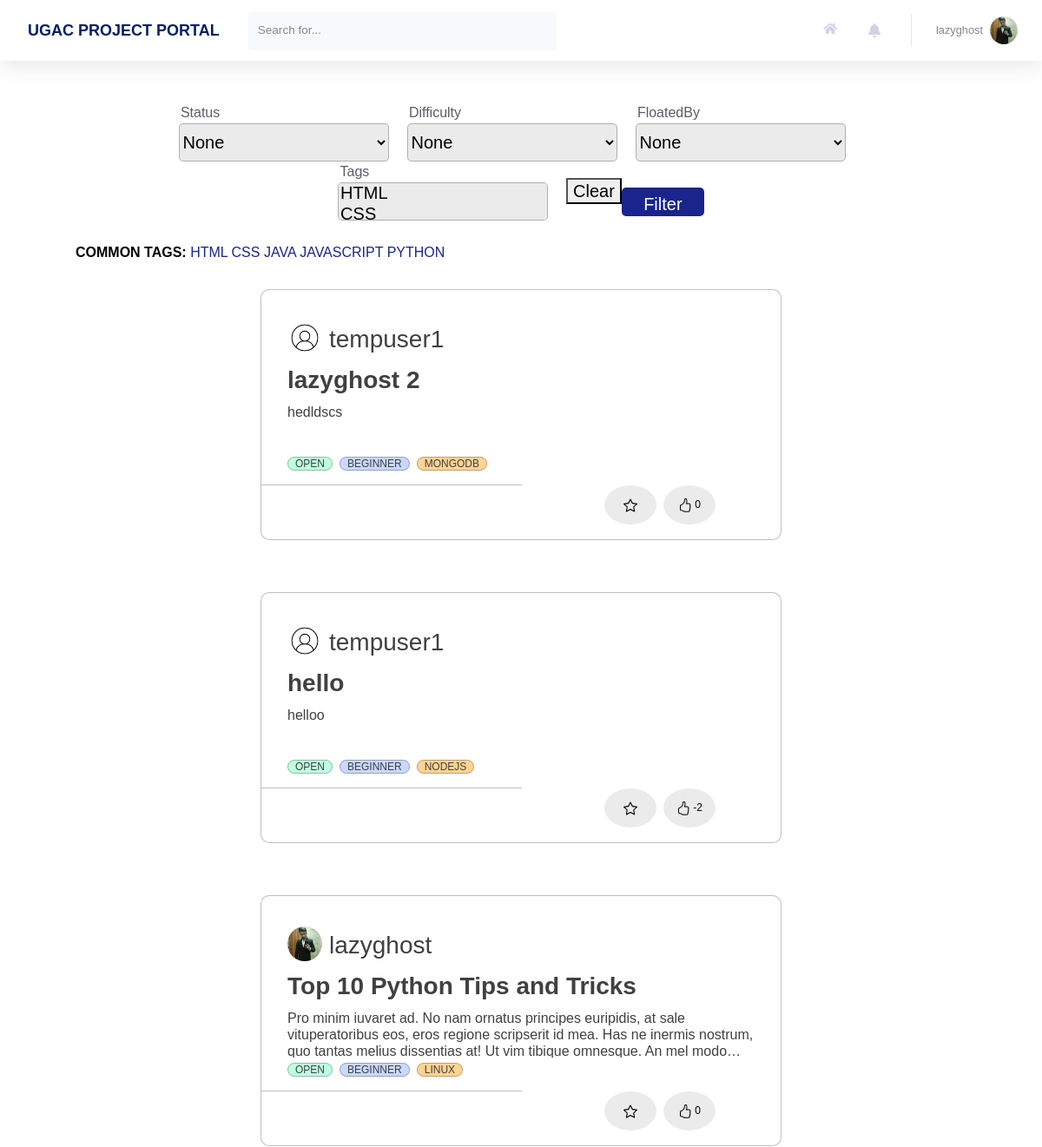
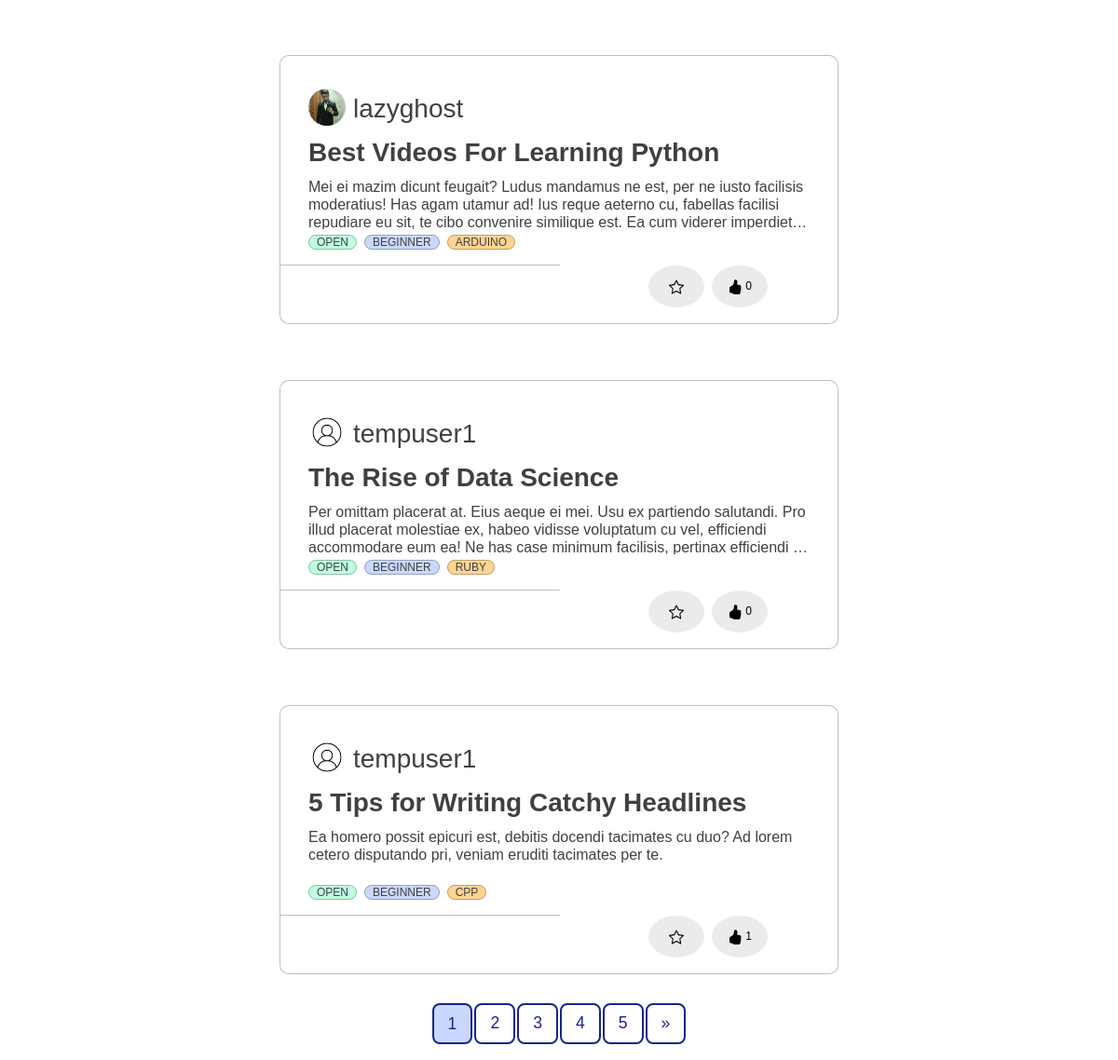
The app's page / (signed in) with its own data (2 pictures, top to bottom).
### users/models.py (models this page shows, shortened)
class Profile(models.Model):
    user = models.OneToOneField(User, on_delete=models.CASCADE)
    image = models.ImageField(default = 'default.jpg', upload_to='profile_pics', blank=True)
    rollno = models.CharField(max_length=10)
    year = models.CharField(max_length=30, choices = YEAR_CHOICES)
    branch = models.CharField(max_length=30, choices = BRANCH_CHOICES)
    techskills = models.TextField()
    starred_projects = models.ManyToManyField(Project, related_name='starred_projects', blank = True)
    liked_projects = models.ManyToManyField(Project, related_name='liked_projects', blank = True)
    cv = models.FileField(blank = True, upload_to='resumes',validators=[FileExtensionValidator(allowed_extensions=['pdf'])])
    linked_in_link = models.CharField(blank=True, max_length=100)
    portfolio_link = models.CharField(blank=True, max_length=100)
    github_link = models.CharField(blank=True, max_length=100)

### home/models.py (models this page shows, shortened)
class Tag(models.Model):
    Title = models.CharField(max_length=20)
    def __str__(self):
        return f"{self.Title}"

class Project(models.Model):
    Title = models.CharField(max_length=100)
    Description = models.TextField()
    FloatedBy = models.ForeignKey(User, on_delete=models.CASCADE,related_name="FloatedBy")
    Mentors = models.ManyToManyField(User,related_name='Mentors')
    Status = models.CharField(max_length=10, choices=STATUS_CHOICES, default='Open')
    OpenedFor = models.CharField(max_length=300)
    Difficulty = models.CharField(max_length=15, choices=DIFFICULTY_CHOICES, default='Beginner')
    PreRequisite = models.TextField()
    Tags = models.ManyToManyField(Tag, related_name='Tags')
    Duration = models.CharField(max_length=30)
    DatePosted = models.DateTimeField(default = timezone.now)
    SelectionCriteria = models.TextField()
    MailNotification = models.CharField(max_length=5, choices=NOTIFICATION_CHOICES,default='On')
    ApplyRequest = models.ManyToManyField(User, related_name='ApplyRequest', blank = True)
    AlreadyApplied = models.ManyToManyField(User, related_name='AlreadyApplied', blank = True)
    Likes = models.IntegerField(default=0)

### home/views.py (the view)
# urls.py: path('',views.main, name = 'home'),
@login_required
def main(request):
    all_projects = Project.objects.all().order_by('-DatePosted')
    projects = get_filtered_projects(request, all_projects)
    if request.method == "POST" and request.POST['search']!="":
        projects = get_searched_projects(request)
    projects = get_paginated_projects(request, projects)
    projects_id = get_user_projects_id(request.user)
    common_tags = get_most_common_tags(5)
    context = {
        'title': 'Home',
        'users':User.objects.all(),
        'tags': Tag.objects.all(),
        'users_html':serialize("json", User.objects.all()),
        'tags_html':serialize("json", Tag.objects.all()),
        'projects': projects,
        'projects_id': projects_id,
        'notifications': Notification.objects.filter(user = request.user).order_by('-time'),
        'common_tags':common_tags
    }
    return render(request, 'home/main.html', context)

### home/templates/home/main.html (shortened to what this page needs)
{% extends 'home/base.html' %}
{% load static %}
{% load crispy_forms_tags %}
{% block customStylesheets %}
<link rel="stylesheet" type="text/css" href="{% static 'home/main.css' %}">
{% endblock customStylesheets %}
{% block content %}
{% block mainContentBlock %}
<div class="project_cards">
    <br>
    {% block filterBlock %}
    <form method="get" class="form-inline justify-content-lg-center h5 mb-0 font-weight-bold text-gray-800 " style="width: 100%;">
        <div class="" style="padding-right:23px;width: 263px;">
            <label for="id_Status" style="font-size: 16px; font-weight: 300;float: left; ">Status</label>
            <select name="Status" id="id_Status" style="background-color:#EBEBEB; border: 1px solid rgba(0, 0, 0, 0.25); border-radius: 5px;width:242px; height:44px;">
                <option value="">None</option>
            </select>
        </div>
        <div class="" style="padding-right:23px; width: 263px;">
            <label for="id_Difficulty" style="font-size: 16px; font-weight: 300;float: left; ">Difficulty</label>
            <select name="Difficulty" id="id_Difficulty" style="background-color:#EBEBEB; border: 1px solid rgba(0, 0, 0, 0.25); border-radius: 5px;width:242px; height:44px;">
                <option value="">None</option>
            </select>
        </div>
        <div class="" style="padding-right:23px;width: 263px;">
            <label for="id_FloatedBy" style="font-size: 16px; font-weight: 300;float: left; ">FloatedBy</label>
            <select name="FloatedBy" id="id_FloatedBy" class="searchable-select" style="background-color:#EBEBEB; border: 1px solid rgba(0, 0, 0, 0.25); border-radius: 5px;width:242px; height:44px;">
                <option value="">None</option>
            </select>
        </div>
        <div class="" style="padding-right:23px;width: 263px;">
            <label for="id_Tags" style="font-size: 16px; font-weight: 300;float: left; ">Tags</label>
            <select name="Tags" id="id_Tags" class="searchable-select-clearable" multiple="multiple" style="background-color:#EBEBEB; border: 1px solid rgba(0, 0, 0, 0.25); border-radius: 5px;width:242px; height:44px;">
                {% for TAG in tags %}
                <option value='{{TAG.id}}'>{{ TAG }}</option>
                {% endfor %}
            </select>
        </div>
        <button type="button" onclick="clearFilters()">Clear</button>
        <div class="" style="padding-top: 25px;">
            <button class="btn btn-primary" type="Submit" style="width: 95px; height: 33px; margin-left:0px; background: #19258C; color: white; border-radius: 5px;">Filter</button>
        </div>
    </form>
        <br>
    {% endblock filterBlock %}
    {% block tagsBlock %}
        <div>
            <b> COMMON TAGS: </b>
            {% for tag in common_tags %}
                <a href="/?Tags={{tag.id}}">{{ tag }}</a>
            {% endfor %}
        </div>
    {% endblock tagsBlock %}
    {% block allProjectsBlock %}
    <div class="justify-content-center" style="display: flex; flex-wrap: wrap;" id="all-projects">
        {% for project in projects %}
            <div id="projectNumber{{ project.id }}">
                <div class = "blog-container" style="flex: 1 0 45%; margin: 30px; width: 600px; height: 289px; max-width: 600px;">
                    <div class="blog-header" style="display: flex; flex-wrap: wrap;">
                        <div class="blog-author--no-cover" style="background:url('{{project.FloatedBy.profile.image.url}}');background-size: cover; border-radius: 50%; display: inline-block;height: 40px;margin-right: 0.5rem;background-position: center;top: 8px;width: 40px; top: 27px; left: 28px; margin-top: 5px; ">
                        </div>
                        <span style="flex: 1 0 45%; ">
                            <h3 style="margin-top: 10px; color:#858796;"><a href="{% url 'profile' project.FloatedBy.id %}">{{project.FloatedBy}}</a></h3>
                        </span>
                    </div>
                    <div class="blog-body">
                        <div class="blog-title demo-a">
                            <h1><a href="/project/?project_id={{project.id}}">{{ project.Title }}</a></h1>
                        </div>
                        <div class="blog-summary demo-2">
                            <p>{{project.Description}}</p>
                        </div>
                        <div class="blog-tags">
                            <ul>
                                <li><a href="/?Status={{project.Status}}">{{project.Status}}</a></li>
                                <li><a href="/?Difficulty={{project.Difficulty}}">{{project.Difficulty}}</a></li>
                                {% for tag in project.Tags.all %}
                                    {% if forloop.counter <= 4 %}
                                        <li>
                                            <a href="/?Tags={{tag.id}}">{{ tag }}</a>
                                        </li>
                                    {% endif %}
                                {% endfor %}
                            </ul>
                        </div>
                    </div>
                    <hr style="width: 300px; border-top: 1px solid rgba(0, 0, 0, 0.25); margin-left: 0px; margin-bottom: 0px;">
                    <div class="blog-footer">
                        <ul>
                            <li>
                                {% if project.id not in projects_id.4 %}
                                    <button class="btn btn-primary btn-user btn-block task" style="margin-left: 430px; width: 60px;" task = "Star" project_id={{project.id}} page_number={{projects.number}}>
                                    </button>
                                {% endif %}
                            </li>
                            <li>
                                {% if project.id not in projects_id.1 %}
                                    <button class="btn btn-primary btn-user btn-block task" style="margin-right: 75px; width: 60px;" task = "Like" project_id={{project.id}} page_number={{projects.number}}>
                                    {{project.Likes}}
                                    </button>
                                {% else %}
                                    <button class="btn btn-primary btn-user btn-block task" style="margin-right: 75px; width: 60px;" task = "Unlike" project_id={{project.id}} page_number={{projects.number}}>
                                    {{project.Likes}}
                                    </button>
                                {% endif %}
                            </li>
                        </ul>
                    </div>
                </div>
            </div>
        {% endfor %}
    </div>
    {% endblock allProjectsBlock %}
        {% block paginationBlock %}
            {% with request.get_full_path as querystring %}
                {% if projects.has_other_pages %}
                    <ul class="pagination">
                        {% for i in projects.paginator.page_range %}
                            {% if projects.number == i %}
                                <li class = "selected">{{ i }}</li>
                            {% else %}
                                {% if 'Status' in querystring  or 'Difficulty' in querystring %}
                                    {% if 'page' in querystring %}
                                        <li><a href="{{ querystring|slice:":-1 " }}{{ i }}">{{i}}</a></li>
                                    {% else %}
                                        <li><a href="{{ querystring }}&page={{ i }}">{{i}}</a></li>
                                    {% endif %}
                                {% else %}
                                    <li><a href="/?page={{ i }}">{{i}}</a></li>
                                {% endif %}
                            {% endif %}
                        {% endfor %}
                        {% if projects.has_next %}
                            {% if 'Status' in querystring  or 'Difficulty' in querystring %}
                                {% if 'page' in querystring %}
                                    <li><a href="{{ querystring|slice:":-1 " }}{{ projects.next_page_number }}">&raquo;</a></li>
                                {% else %}
                                    <li><a href="{{ querystring }}&page={{ projects.next_page_number }}">&raquo;</a></li>
                                {% endif %}
                            {% else %}
                                <li><a href="/?page={{ projects.next_page_number }}">&raquo;</a></li>
                            {% endif %}
                        {% endif %}
                    </ul>
                {% endif %}
            {% endwith %}
        {% endblock paginationBlock %}
    {% endblock mainContentBlock %}
    {% endblock content %}

### home/templates/home/base.html (shortened to what this page needs)
{% load static %}
<!DOCTYPE html>
<html lang="en">
    <head>
        {% block stylesheets %}
        <link rel="stylesheet" type="text/css" href="{% static 'home/style.css' %}">
        <link rel="stylesheet" type="text/css" href="{% static 'home/cards.css' %}">
        {% endblock stylesheets %}
        {% block customStylesheets %}{% endblock customStylesheets %}
        {% block ajaxBlock %}
        <link href="https://cdnjs.cloudflare.com/ajax/libs/select2/4.0.3/css/select2.min.css" rel="stylesheet" />
        {% endblock ajaxBlock %}
        <link rel="stylesheet" href="https://pro.fontawesome.com/releases/v5.10.0/css/all.css" />
    </head>
    {% block mainBlock %}
    <body id="page-top">
        <div id="wrapper">
            <div id="content-wrapper" class="d-flex flex-column">
                <div id="content" style="background: white;">
                    <nav class="navbar navbar-expand navbar-light bg-white topbar mb-4 static-top shadow">
                        <div class="sidebar-brand-text mx-3" style="color: #022160; font-size: large; font-weight: bold"> UGAC PROJECT PORTAL </div>
                        <form method="POST" action="{{request.get_full_path}}" class="d-none d-sm-inline-block form-inline mr-auto ml-md-3 my-2 my-md-0 mw-100 navbar-search">
                            <div class="input-group">
                                <input type="text" class="form-control bg-light border-0 small" placeholder="Search for..." aria-label="Search" aria-describedby="basic-addon2" name="search">
                                <div class="input-group-append">
                                </div>
                            </div>
                        </form>
                        <ul class="navbar-nav ml-auto">
                            <a class="nav-link" href="{% url 'home' %}" role="button" style="margin-top: 13px;">
                                <i class="fas fa-home fa-fw fa-sm mr-2 text-gray-400"></i>
                            </a>
                            <li class="nav-item dropdown no-arrow mx-1">
                                <a class="nav-link dropdown-toggle" id="alertsDropdown" role="button" data-toggle="dropdown" aria-haspopup="true" aria-expanded="false">
                                    <i class="fas fa-bell fa-fw"></i>
                                </a>
                            </li>
                            <li class="nav-item dropdown no-arrow">
                                <a class="nav-link dropdown-toggle" id="userDropdown" role="button" data-toggle="dropdown" aria-haspopup="true" aria-expanded="false">
                                    <span class="mr-2 d-none d-lg-inline text-gray-600 small">{{user.username}}</span>
                                    <img class="img-profile rounded-circle" src="{{user.profile.image.url}}">
                                </a>
                            </li>
                        </ul>
                    </nav>
                    <div class="container-fluid">
                        {% block content %}{% endblock content %}
                    </div>
                </div>
            </div>
        </div>
    </body>
    {% endblock mainBlock %}
</html>

### records on screen
Tag: {{ TAG.id }} 7 (drawn), Title "HTML"
Tag: {{ TAG.id }} 8 (drawn), Title "CSS"
Tag: Title "JAVA"
Tag: Title "JAVASCRIPT"
Tag: Title "PYTHON"
Project: FloatedBy.profile.image (placeholder picture), FloatedBy "tempuser1", Title "lazyghost 2", Description "hedldscs", Status "OPEN", Difficulty "BEGINNER", Likes "0"
Tag: Title "MONGODB"
Project: FloatedBy.profile.image (placeholder picture), FloatedBy "tempuser1", Title "hello", Description "helloo", Status "OPEN", Difficulty "BEGINNER", Likes "-2"
Tag: Title "NODEJS"
Project: FloatedBy.profile.image (picture), FloatedBy "lazyghost", Title "Top 10 Python Tips and Tricks", Description "Pro minim iuvaret ad. No nam ornatus principes euripidis, at sale vituperatoribus eos, eros regione scripserit id mea. Has ne inermis nostrum, quo tantas melius dissentias at! Ut vim tibique omnesque. An mel…", Status "OPEN", Difficulty "BEGINNER", Likes "0"
Tag: Title "LINUX"
Project: FloatedBy.profile.image (picture), FloatedBy "lazyghost", Title "Best Videos For Learning Python", Description "Mei ei mazim dicunt feugait? Ludus mandamus ne est, per ne iusto facilisis moderatius! Has agam utamur ad! Ius reque aeterno cu, fabellas facilisi repudiare eu sit, te cibo convenire similique est. Ea cum viderer…", Status "OPEN", Difficulty "BEGINNER", Likes "0"
Tag: Title "ARDUINO"
Project: FloatedBy.profile.image (placeholder picture), FloatedBy "tempuser1", Title "The Rise of Data Science", Description "Per omittam placerat at. Eius aeque ei mei. Usu ex partiendo salutandi. Pro illud placerat molestiae ex, habeo vidisse voluptatum cu vel, efficiendi accommodare eum ea! Ne has case minimum facilisis, pertinax efficiendi…", Status "OPEN", Difficulty "BEGINNER", Likes "0"
Tag: Title "RUBY"
Project: FloatedBy.profile.image (placeholder picture), FloatedBy "tempuser1", Title "5 Tips for Writing Catchy Headlines", Description "Ea homero possit epicuri est, debitis docendi tacimates cu duo? Ad lorem cetero disputando pri, veniam eruditi tacimates per te.", Status "OPEN", Difficulty "BEGINNER", Likes "1"
Tag: Title "CPP"

### other values on screen
{{ user.username }} "lazyghost"
{{ i }} "1"
{{ i }} "2" "3" "4" "5"
